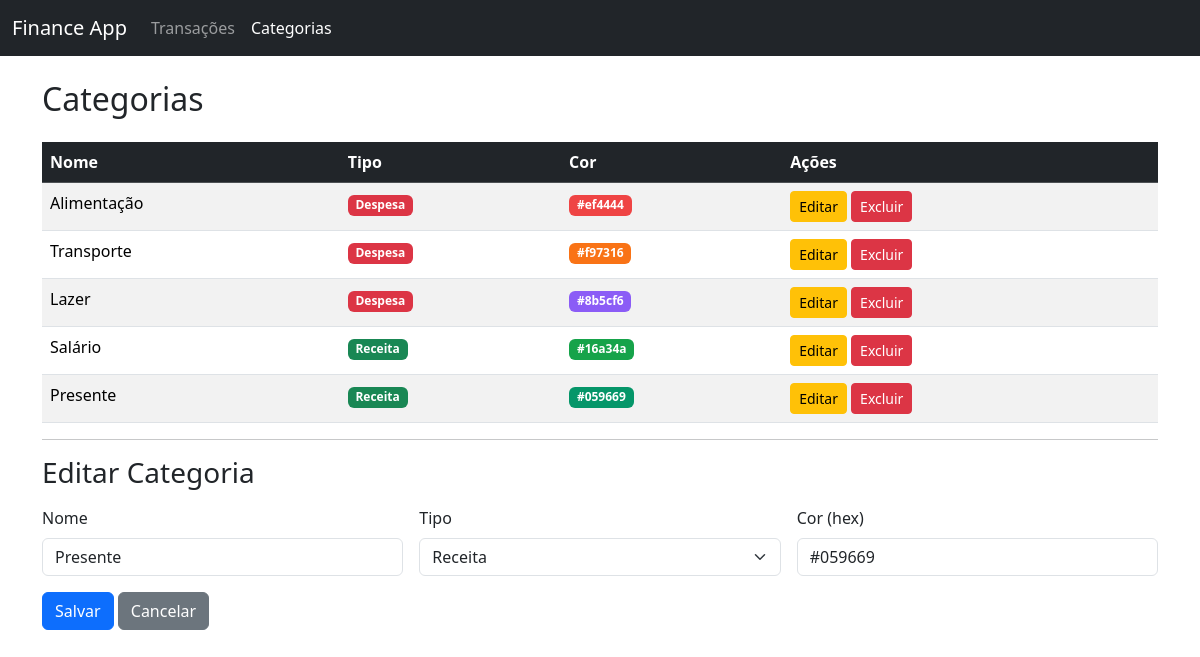
/categories/2/edit, run on the app's committed database.
### models.py (models this page shows)
class Category(db.Model):
    __tablename__ = 'category'
    id = db.Column(db.Integer, primary_key=True)
    name = db.Column(db.String, nullable=False)
    type = db.Column(db.String, nullable=False)  # 'income' ou 'expense'
    color = db.Column(db.String, nullable=False)

### app.py (the view, shortened to what this page needs)
    @app.route('/categories/<int:id>/edit', methods=['GET','POST'])
    def edit_category(id):
        c = Category.query.get_or_404(id)
        form = CategoryForm(obj=c)
        categories = Category.query.order_by(Category.type).all()
        return render_template('categories.html', categories=categories, form=form, edit_id=c.id)

### forms.py
class CategoryForm(FlaskForm):
    name = StringField('Nome', validators=[DataRequired()])
    type = SelectField('Tipo', choices=[
        ('income', 'Receita'),
        ('expense', 'Despesa')
    ], validators=[DataRequired()])
    color = StringField('Cor (hex)', validators=[DataRequired()])
    submit = SubmitField('Salvar')

### Templates/categories.html (shortened to what this page needs)
{% extends "base.html" %}
{% block content %}
<h2 class="mb-4">Categorias</h2>
<table class="table table-striped table-hover">
  <thead class="table-dark">
    <tr>
      <th>Nome</th>
      <th>Tipo</th>
      <th>Cor</th>
      <th>Ações</th>
    </tr>
  </thead>
  <tbody>
    {% for c in categories %}
    <tr>
      <td>{{ c.name }}</td>
      <td>
        {% if c.type == 'income' %}
          <span class="badge bg-success">Receita</span>
        {% else %}
          <span class="badge bg-danger">Despesa</span>
        {% endif %}
      </td>
      <td>
        <span class="badge" style="background-color: {{ c.color|default('#6c757d') }}">
          {{ c.color|default('') }}
        </span>
      </td>
      <td>
        <a href="{{ url_for('edit_category', id=c.id) }}" class="btn btn-sm btn-warning">Editar</a>
        <form action="{{ url_for('delete_category', id=c.id) }}" method="post" style="display:inline;">
          <button type="submit" class="btn btn-sm btn-danger" onclick="return confirm('Excluir esta categoria?')">Excluir</button>
        </form>
      </td>
    </tr>
    {% endfor %}
  </tbody>
</table>
<hr>
<h3 class="mb-3">{% if edit_id %}Editar Categoria{% else %}Nova Categoria{% endif %}</h3>
<form method="post" class="row g-3">
  <div class="col-md-4">
    {{ form.name.label(class="form-label") }}
    {{ form.name(class="form-control") }}
  </div>
  <div class="col-md-4">
    {{ form.type.label(class="form-label") }}
    {{ form.type(class="form-select") }}
  </div>
  <div class="col-md-4">
    {{ form.color.label(class="form-label") }}
    {{ form.color(class="form-control") }}
  </div>
  <div class="col-12">
    {{ form.submit(class="btn btn-primary") }}
    <a href="{{ url_for('categories_view') }}" class="btn btn-secondary">Cancelar</a>
  </div>
</form>
{% endblock %}

### data on the page
Category: name "Alimentação", type "Despesa", color "#ef4444"
Category: name "Transporte", type "Despesa", color "#f97316"
Category: name "Lazer", type "Despesa", color "#8b5cf6"
Category: name "Salário", type "Receita", color "#16a34a"
Category: name "Presente", shows "Receita", color "#059669", type "Receita"
